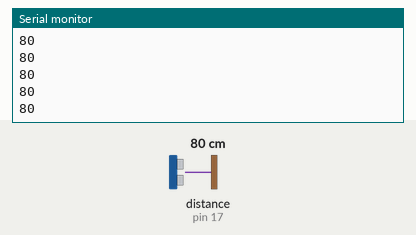
Simulated run of this sketch. Board: Arduino Uno, built with avr-gcc and run on an emulated ATmega328P. Parts: the last lines printed to the serial monitor. Wiring (inferred from the names in the program): ultrasonic range finder: trigger pin 16; echo pin 17. The test bench sets the inputs (shaded band); at power-on: distance to the obstacle (sensor on pin 17) 80 cm. The echo pulse lasts 58.3 µs per cm.

Above: at 3.2 s.
3.3 s: distance to the obstacle (sensor on pin 17) set to 2 cm
At 3.34 s:
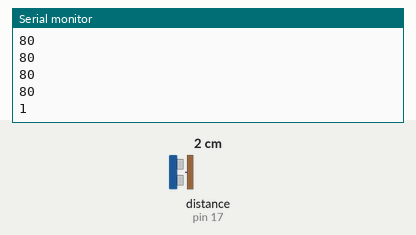
4.8 s: distance to the obstacle (sensor on pin 17) set to 4 cm
At 4.81 s:
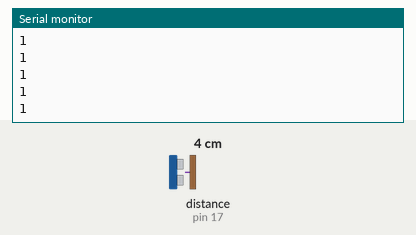
Timing chart, 0 to 7.8 s (numbered marks = the images above; inputs shaded):
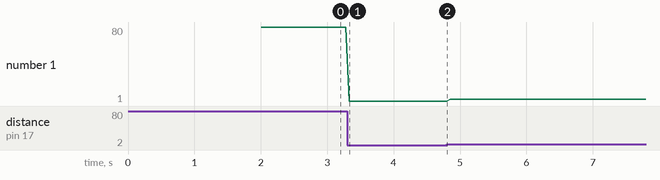

Measured:
- after the input at 3.3 s, the serial monitor: prints a new line at once (image 1)
- plotted number 1: 80 → 1 after the input at 3.3 s, 1 → 3 after the input at 4.8 s

The sketch:

ultrasound.ino
```cpp
int triggerPin = 16;
int echoPin = 17;
long duration, cm;


void setup()
{


   pinMode(triggerPin,OUTPUT);
    pinMode(echoPin,INPUT);
    Serial.begin(9600);
     delay(2000);
}

void ultra()
{ digitalWrite(triggerPin,LOW);
     delayMicroseconds(6);
     digitalWrite(triggerPin, HIGH);
     delayMicroseconds(10);
     digitalWrite(triggerPin, LOW);
     delayMicroseconds(6);
     duration =  pulseIn(echoPin,HIGH);

     cm= distance(duration);
     Serial.println(cm);
     delay(50);}
void loop()
{
  ultra();
    }

      long distance(long microseconds)
   {
      return microseconds /29/2;
    }
```
